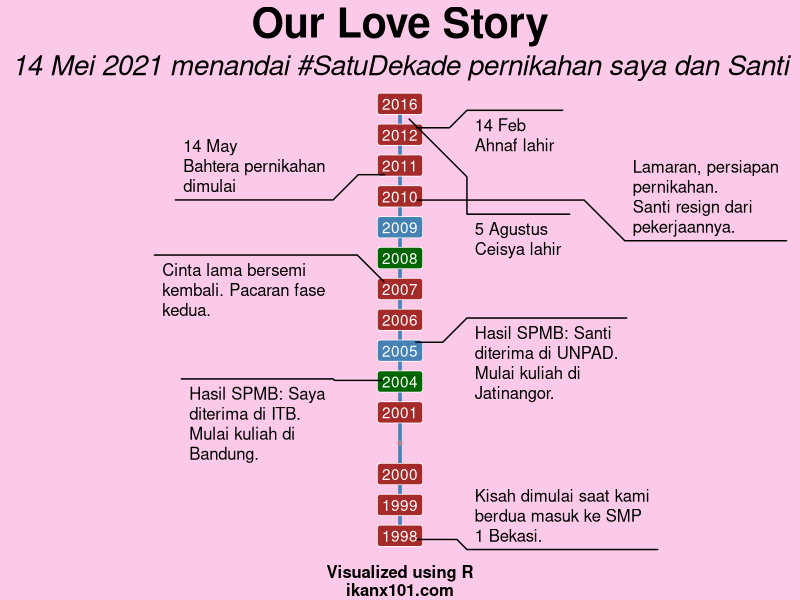

Generate this figure with R:
# set working directory
setwd("~/Live-Session-Nutrifood-R/Chart Challenge/Timeline")

#sucikan diri
rm(list=ls())

# libraries
library(dplyr)
library(ggforce)
library(reshape2)

# data
data = data.frame(
  tahun = seq(1,2,by = 1/14),
  label_tahun = c(1998,1999,2000,NA,2001,2004,2005,2006,2007,2008,2009,2010,2011,2012,2016),
  event = c("Both","Both","Both","Both","Both","Ikang","Santi","Both","Both","Ikang","Santi","Both","Both","Both","Both"),
  label = c("Kisah dimulai saat kami berdua masuk ke SMP 1 Bekasi.",
            "Pertama kali saya bertemu Santi adalah pada kelas II. Saya duduk paling kiri, baris ke tiga dari belakang. Sementara Santi duduk paling kanan, baris ke dua dari depan.",
            "Pada kelas 3, saya memberanikan diri untuk mengutarakan cinta monyet kepadanya.\nPacaran pertama.",
            "Namanya juga cinta monyet, hubungan ini hanya bertahan beberapa bulan saja.\nPutus.\nKami melanjutkan kehidupan masing-masing.",
            "Saya dan Santi masuk SMA 1 Bekasi.\nDi kelas 3, kami pernah sekelas.",
            "Hasil SPMB: Saya diterima di ITB.\nMulai kuliah di Bandung.",
            "Hasil SPMB: Santi diterima di UNPAD.\nMulai kuliah di Jatinangor.",
            "Saya mulai menyadari Santi ada di Bandung Raya. Kami mulai bertemu kembali di Bandung-Jatinangor. Beberapa kali kami berjanjian untuk pulang bareng naik bus Leuwi Panjang - Bekasi.",
            "Cinta lama bersemi kembali. Pacaran fase kedua.",
            "Saya lulus kuliah. Diterima kerja di Jakarta dan kembali ke Bekasi.\nLDR dimulai.",
            "Santi lulus kuliah. Diterima kerja diJakarta dan kembali ke Bekasi.",
            "Lamaran, persiapan pernikahan.\nSanti resign dari pekerjaannya.",
            "14 May\nBahtera pernikahan dimulai",
            "14 Feb\nAhnaf lahir",
            "5 Agustus\nCeisya lahir")
)


data %>% 
  ggplot(aes(x = tahun, label = label, color = event)) +
  
  annotate("segment", x = 1, xend = 2, y = 0, yend = 0, size = 1.25, color = "steelblue") +
  
  geom_point(aes(y = 0),size = 1, shape = 3) +
  
  geom_label(aes(y = 0, label = label_tahun, fill = event),
             color = "white") +
  
  scale_fill_manual(values = c("brown","darkgreen","steelblue")) +
  
  geom_mark_circle(aes(y = 0, label = NA, description = label, fill = event), 
                   con.cap = -2, fill = NA, color = NA, label.fontsize = 12, label.hjust = 0,
                   label.fill = NA,
                   con.size = .5, con.border = "one",
                   con.type = "elbow") +
  
  labs(title = "Our Love Story",
       subtitle = "14 Mei 2021 menandai #SatuDekade pernikahan saya dan Santi",
       caption = "Visualized using R\nikanx101.com")+
  
  theme_void() +
  
  coord_flip() +
  
  theme(legend.position = "none",
        plot.background = element_rect(fill = "#facae8", color = NA),
        plot.title = element_text(hjust = 0.5, face = "bold", size = 30),
        plot.subtitle = element_text(hjust = 0.5, face = "italic", size = 20),
        plot.caption = element_text(hjust = 0.5, face = "bold", size = 12)) #xlim(0,7)+ ylim(-35,35)

ggsave("Timeline.png", width = 14, height = 12, dpi = 450)
